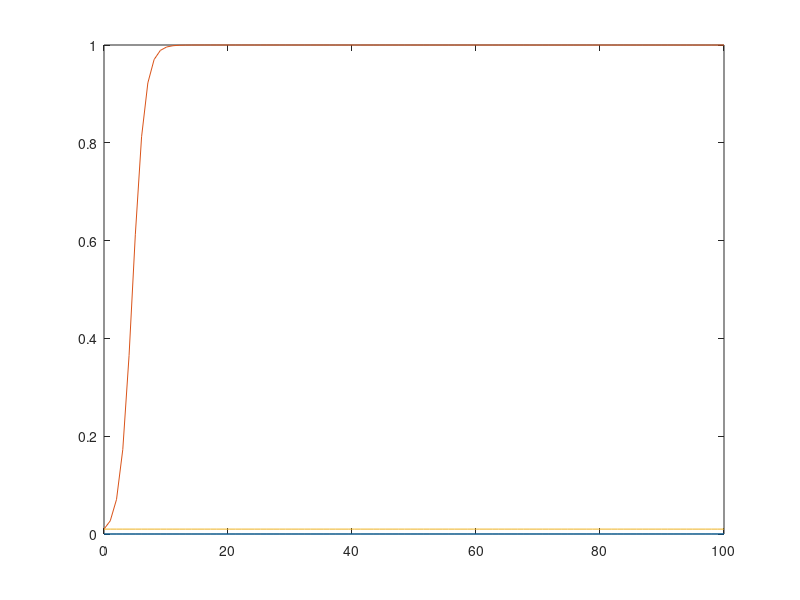

Recreate this plot in MATLAB.
% This file works with OCTAVE and is automatically generated with 
% the System Biology Format Converter (http://sbfc.sourceforge.net/)
% from an SBML file.
% To run this file with Matlab you must edit the comments providing
% the definition of the ode solver and the signature for the 
% xdot function.
%
% The conversion system has the following limitations:
%  - You may have to re order some reactions and Assignment Rules definition
%  - Delays are not taken into account
%  - You should change the lsode parameters (start, end, steps) to get better results
%

%
% Model name = Greene2019 - Differentiate Spontaneous and Induced Evolution to Drug Resistance During Cancer Treatment
%
% is http://identifiers.org/biomodels.db/MODEL1909260002
% is http://identifiers.org/biomodels.db/BIOMD0000000825
%


function main()
%Initial conditions vector
	x0=zeros(3,1);
	x0(1) = 0.0;
	x0(2) = 0.01;
	x0(3) = 0.01;


% Depending on whether you are using Octave or Matlab,
% you should comment / uncomment one of the following blocks.
% This should also be done for the definition of the function f below.
% Start Matlab code
%	tspan=[0:0.01:100];
%	opts = odeset('AbsTol',1e-3);
%	[t,x]=ode23tb(@f,tspan,x0,opts);
% End Matlab code

% Start Octave code
	t=linspace(0,100,100);
	x=lsode('f',x0,t);
% End Octave code


	plot(t,x);
end



% Depending on whether you are using Octave or Matlab,
% you should comment / uncomment one of the following blocks.
% This should also be done for the definition of the function f below.
% Start Matlab code
%function xdot=f(t,x)
% End Matlab code

% Start Octave code
function xdot=f(x,t)
% End Octave code

% Compartment: id = compartment, name = compartment, constant
	compartment_compartment=1.0;
% Parameter:   id =  S_0, name = S_0
	global_par_S_0=0.01;
% Parameter:   id =  R_0, name = R_0
	global_par_R_0=0.0;
% Parameter:   id =  V_d, name = V_d
	global_par_V_d=0.1;
% Parameter:   id =  V_c, name = V_c
	global_par_V_c=0.9;
% Parameter:   id =  epsilon, name = epsilon
	global_par_epsilon=1.0E-6;
% Parameter:   id =  d, name = d
	global_par_d=1.0;
% Parameter:   id =  p_r, name = p_r
	global_par_p_r=0.2;
% Parameter:   id =  u_on, name = u_on
	global_par_u_on=1.5;
% Parameter:   id =  delta_ton, name = delta_ton
	global_par_delta_ton=1.0;
% Parameter:   id =  delta_toff, name = delta_toff
	global_par_delta_toff=3.0;
% Parameter:   id =  u, name = u
	global_par_u=0.0;
% Parameter:   id =  alpha, name = alpha
	global_par_alpha=0.01;
% assignmentRule: variable = Tumor_Volume_V
	x(3)=x(1)+x(2);

% Reaction: id = Transition_to_resistance, name = Transition to resistance
	reaction_Transition_to_resistance=compartment_compartment*Function_for_Transition_to_resistance(global_par_epsilon, global_par_alpha, global_par_u, x(2));

% Reaction: id = growth_of_sensitive_tumor, name = growth of sensitive tumor
	reaction_growth_of_sensitive_tumor=compartment_compartment*Function_for_growth_of_sensitive_tumor(x(2), x(1));

% Reaction: id = growth_of_resistant_tumor, name = growth of resistant tumor
	reaction_growth_of_resistant_tumor=compartment_compartment*Function_for_growth_of_resistant_tumor(global_par_p_r, x(2), x(1));

% Reaction: id = drug_induced_death, name = drug-induced death
	reaction_drug_induced_death=compartment_compartment*Function_for_drug_induced_death(global_par_d, global_par_u, x(2));

%Event: id=treatment
	event_treatment=(x(3) > global_par_V_d) && (global_par_u == 0);

	if(event_treatment) 
		global_par_u=global_par_u+global_par_u_on;
	end

	xdot=zeros(3,1);
	
% Species:   id = Resistant_tumor_R, name = Resistant tumor R, affected by kineticLaw
	xdot(1) = (1/(compartment_compartment))*(( 1.0 * reaction_Transition_to_resistance) + ( 1.0 * reaction_growth_of_resistant_tumor));
	
% Species:   id = Sensitive_tumor_S, name = Sensitive tumor S, affected by kineticLaw
	xdot(2) = (1/(compartment_compartment))*((-1.0 * reaction_Transition_to_resistance) + ( 1.0 * reaction_growth_of_sensitive_tumor) + (-1.0 * reaction_drug_induced_death));
	
% Species:   id = Tumor_Volume_V, name = Tumor Volume V, involved in a rule 	xdot(3) = x(3);
end

function z=Function_for_Transition_to_resistance(epsilon,alpha,u,S), z=((epsilon+alpha*u)*S);end

function z=Function_for_growth_of_resistant_tumor(p_r,S,R), z=(p_r*(1-(S+R))*R);end

function z=Function_for_drug_induced_death(d,u,S), z=(d*u*S);end

function z=Function_for_growth_of_sensitive_tumor(S,R), z=((1-(S+R))*S);end

% adding few functions representing operators used in SBML but not present directly 
% in either matlab or octave. 
function z=pow(x,y),z=x^y;end
function z=root(x,y),z=y^(1/x);end
function z = piecewise(varargin)
	numArgs = nargin;
	result = 0;
	foundResult = 0;
	for k=1:2: numArgs-1
		if varargin{k+1} == 1
			result = varargin{k};
			foundResult = 1;
			break;
		end
	end
	if foundResult == 0
		result = varargin{numArgs};
	end
	z = result;
end


